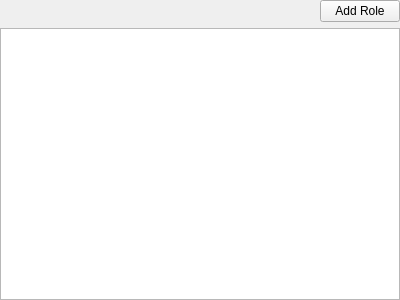
<?xml version="1.0" encoding="UTF-8"?>
<ui version="4.0">
 <class>QUaRoleTable</class>
 <widget class="QWidget" name="QUaRoleTable">
  <property name="geometry">
   <rect>
    <x>0</x>
    <y>0</y>
    <width>400</width>
    <height>300</height>
   </rect>
  </property>
  <property name="sizePolicy">
   <sizepolicy hsizetype="Preferred" vsizetype="Expanding">
    <horstretch>0</horstretch>
    <verstretch>0</verstretch>
   </sizepolicy>
  </property>
  <property name="windowTitle">
   <string>Form</string>
  </property>
  <layout class="QGridLayout" name="gridLayout">
   <property name="leftMargin">
    <number>0</number>
   </property>
   <property name="topMargin">
    <number>0</number>
   </property>
   <property name="rightMargin">
    <number>0</number>
   </property>
   <property name="bottomMargin">
    <number>0</number>
   </property>
   <item row="0" column="0">
    <spacer name="horizontalSpacer">
     <property name="orientation">
      <enum>Qt::Horizontal</enum>
     </property>
     <property name="sizeHint" stdset="0">
      <size>
       <width>316</width>
       <height>0</height>
      </size>
     </property>
    </spacer>
   </item>
   <item row="0" column="1">
    <widget class="QPushButton" name="pushButtonAdd">
     <property name="text">
      <string>Add Role</string>
     </property>
    </widget>
   </item>
   <item row="1" column="0" colspan="2">
    <widget class="QTreeView" name="treeViewRoles"/>
   </item>
  </layout>
 </widget>
 <resources/>
 <connections/>
</ui>
